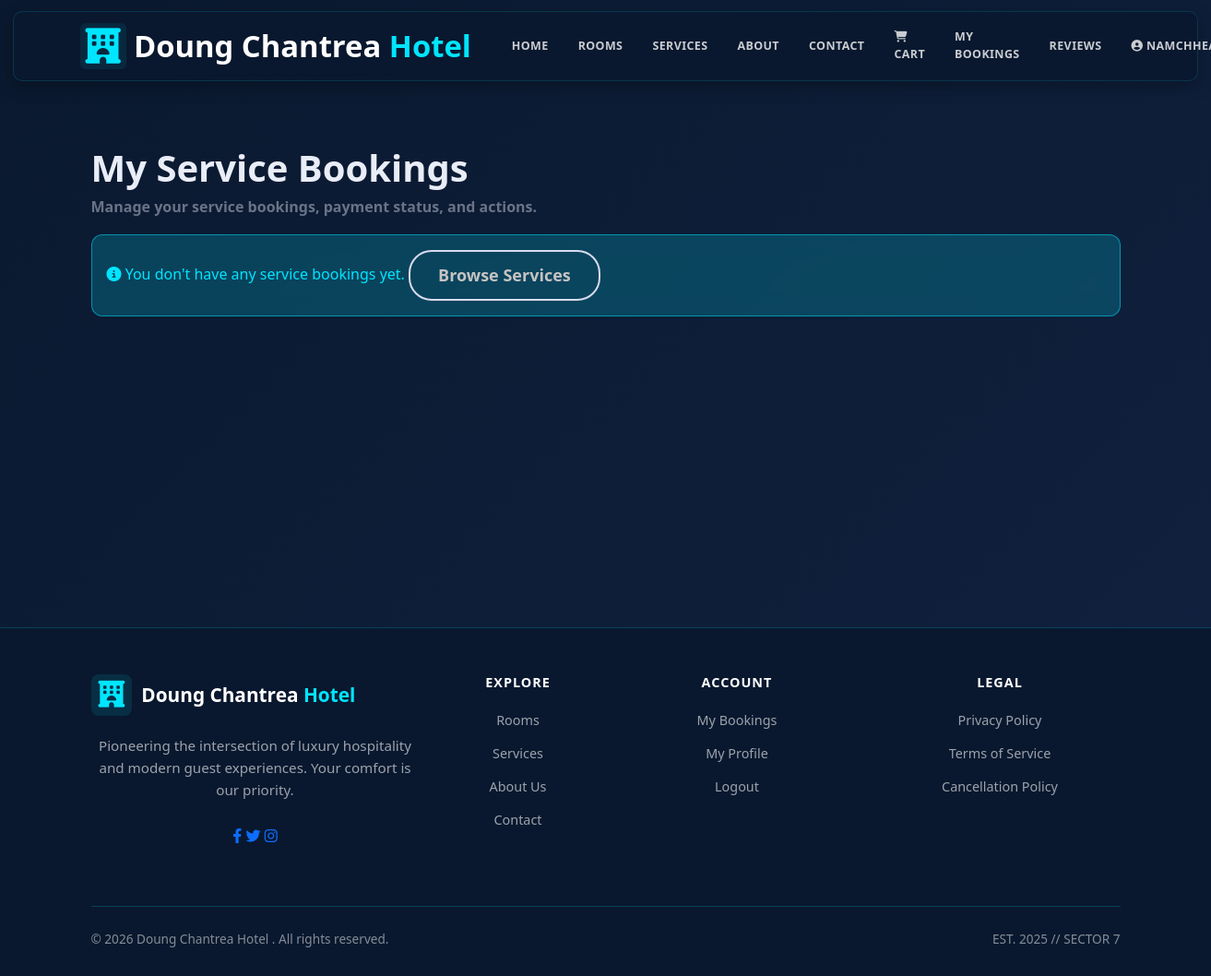
The page /my-service-bookings/ (signed in) on the database as committed earlier.
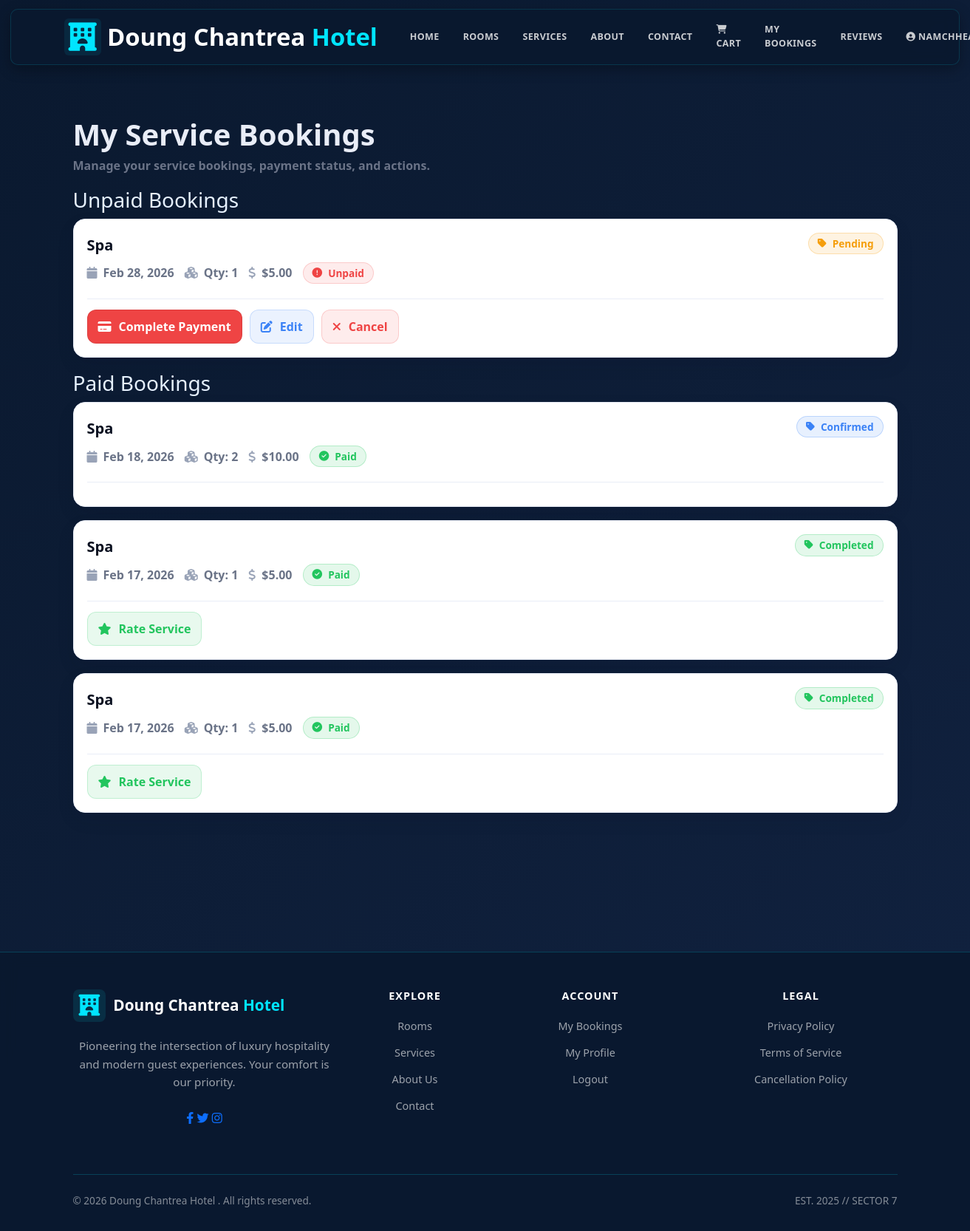
The same page on the database as committed later.
### hotel/models.py (models this page shows, shortened)
class ServiceBooking(models.Model):
    id = models.AutoField(primary_key=True)
    STATUS_CHOICES = [
        ('Pending', 'Pending'),
        ('Confirmed', 'Confirmed'),
        ('In Progress', 'In Progress'),
        ('Completed', 'Completed'),
        ('Cancelled', 'Cancelled'),
    ]
    user = models.ForeignKey(User, on_delete=models.CASCADE, related_name='service_bookings')
    service = models.ForeignKey(Service, on_delete=models.CASCADE, related_name='user_bookings')
    reservation = models.ForeignKey(Reservation, on_delete=models.SET_NULL, null=True, blank=True, related_name='service_bookings')
    booking_date = models.DateTimeField(auto_now_add=True)
    scheduled_date = models.DateTimeField()
    quantity = models.IntegerField(default=1, validators=[MinValueValidator(1)])
    total_price = models.DecimalField(max_digits=10, decimal_places=2, validators=[MinValueValidator(0)])
    status = models.CharField(max_length=20, choices=STATUS_CHOICES, default='Pending')
    notes = models.TextField(blank=True, null=True)
    class Meta:
        ordering = ['-booking_date']

class Service(models.Model):
    id = models.AutoField(primary_key=True)
    name = models.CharField(max_length=100)
    description = models.TextField()
    price = models.DecimalField(max_digits=10, decimal_places=2, validators=[MinValueValidator(0)])
    icon = models.CharField(max_length=100, blank=True, null=True, help_text="Font Awesome icon class")
    image = models.ImageField(upload_to='services/', blank=True, null=True)
    is_active = models.BooleanField(default=True)
    created_at = models.DateTimeField(default=timezone.now)
    provider = models.ForeignKey('Staff', on_delete=models.SET_NULL, null=True, blank=True, related_name='services_provided')
    class Meta:
        verbose_name_plural = "Services"
        ordering = ['-created_at']

### hotel/views.py (the view, shortened to what this page needs)
# urls.py: path('my-service-bookings/', views.my_service_bookings, name='my_service_bookings'),
@login_required(login_url='login')
@login_required(login_url='login')
def my_service_bookings(request):
    bookings = ServiceBooking.objects.filter(user=request.user).select_related('service', 'reservation').order_by('-booking_date')
    unpaid_bookings = []
    paid_bookings = []
    for booking in bookings:
        is_paid = False
        try:
            payment = booking.payment
            if payment and payment.payment_status == 'Completed':
                is_paid = True
        except Exception:
            is_paid = False
        if is_paid:
            paid_bookings.append(booking)
        else:
            unpaid_bookings.append(booking)
    context = {
        'bookings': bookings,
        'unpaid_bookings': unpaid_bookings,
        'paid_bookings': paid_bookings,
    }
    return render(request, 'hotel/html/my_service_bookings.html', context)

### hotel/template/hotel/html/my_service_bookings.html (shortened to what the changed rows need)
{% extends 'hotel/html/base.html' %}
{% load static %}
{% block content %}
<div class="container bookings-wrap">
  <div class="bookings-head">
    <h1>My Service Bookings</h1>
    <p>Manage your service bookings, payment status, and actions.</p>
  </div>
  {% if unpaid_bookings %}
    <h3>Unpaid Bookings</h3>
    {% for booking in unpaid_bookings %}
      <div class="booking-card">
        <div class="booking-inner">
          <div class="top-row">
            <div>
              <div class="booking-title">{{ booking.service.name }}</div>
              <div class="booking-meta">
                <span class="meta-item">
                  <i class="fas fa-calendar"></i>
                  {{ booking.scheduled_date|date:"M d, Y" }}
                </span>
                <span class="meta-item">
                  <i class="fas fa-cubes"></i>
                  Qty: {{ booking.quantity }}
                </span>
                <span class="meta-item">
                  <i class="fas fa-dollar-sign"></i>
                  ${{ booking.total_price }}
                </span>
                <span class="badge badge-pay unpaid">
                  <i class="fas fa-exclamation-circle"></i> Unpaid
                </span>
              </div>
            </div>
            <span class="badge badge-status
              {% if booking.status == 'Pending' %}pending
              {% elif booking.status == 'Confirmed' %}confirmed
              {% elif booking.status == 'Completed' %}completed
              {% else %}cancelled{% endif %}
            ">
              <i class="fas fa-tag"></i> {{ booking.status }}
            </span>
          </div>
          <div class="booking-actions">
            <a href="{% url 'service_payment' booking.id %}" class="btnx btn-pay">
              <i class="fas fa-credit-card"></i> Complete Payment
            </a>
            {% if booking.status == 'Pending' %}
              <button type="button" class="btnx btn-edit" data-bs-toggle="modal" data-bs-target="#editBookingModal{{ booking.id }}">
                <i class="fas fa-edit"></i> Edit
              </button>
            {% endif %}
            {% if booking.status != 'Cancelled' and booking.status != 'Completed' %}
              <form method="POST" action="{% url 'cancel_service_booking' booking.id %}" style="display: inline;">
                <button type="submit" class="btnx btn-danger" onclick="return confirm('Are you sure you want to cancel this booking?');">
                  <i class="fas fa-times"></i> Cancel
                </button>
              </form>
            {% endif %}
          </div>
        </div>
      </div>
    {% endfor %}
  {% endif %}
  {% if paid_bookings %}
    <h3>Paid Bookings</h3>
    {% for booking in paid_bookings %}
      <div class="booking-card">
        <div class="booking-inner">
          <div class="top-row">
            <div>
              <div class="booking-title">{{ booking.service.name }}</div>
              <div class="booking-meta">
                <span class="meta-item">
                  <i class="fas fa-calendar"></i>
                  {{ booking.scheduled_date|date:"M d, Y" }}
                </span>
                <span class="meta-item">
                  <i class="fas fa-cubes"></i>
                  Qty: {{ booking.quantity }}
                </span>
                <span class="meta-item">
                  <i class="fas fa-dollar-sign"></i>
                  ${{ booking.total_price }}
                </span>
                <span class="badge badge-pay paid">
                  <i class="fas fa-check-circle"></i> Paid
                </span>
              </div>
            </div>
            <span class="badge badge-status
              {% if booking.status == 'Pending' %}pending
              {% elif booking.status == 'Confirmed' %}confirmed
              {% elif booking.status == 'Completed' %}completed
              {% else %}cancelled{% endif %}
            ">
              <i class="fas fa-tag"></i> {{ booking.status }}
            </span>
          </div>
          <div class="booking-actions">
            {% if booking.status == 'Completed' %}
              <a href="{% url 'rate_service' booking.service.id %}" class="btnx btn-rate">
                <i class="fas fa-star"></i> Rate Service
              </a>
            {% endif %}
          </div>
        </div>
      </div>
    {% endfor %}
  {% endif %}
  {% if not unpaid_bookings and not paid_bookings %}
    <div class="alert alert-info">
      <i class="fas fa-info-circle"></i> You don't have any service bookings yet.
      <a href="{% url 'service' %}" class="btn btn-sm btn-primary">Browse Services</a>
    </div>
  {% endif %}
</div>
{% endblock %}

Rows that differ between the two databases and show on the page:
added ServiceBooking: service.name "Spa", scheduled_date "Feb 28, 2026", quantity "1", total_price "5.00", status "Pending", shows "Cancel", shown under "Unpaid Bookings"
added ServiceBooking: service.name "Spa", scheduled_date "Feb 18, 2026", quantity "2", total_price "10.00", status "Confirmed", shown under "Paid Bookings"
added ServiceBooking: service.name "Spa", scheduled_date "Feb 17, 2026", quantity "1", total_price "5.00", status "Completed", shows "Rate Service", shown under "Paid Bookings"
added ServiceBooking: service.name "Spa", scheduled_date "Feb 17, 2026", quantity "1", total_price "5.00", status "Completed", shows "Rate Service", shown under "Paid Bookings"
Other text that changed with them:
text no longer shown: "You don't have any service bookings yet. Browse Services"
text now shown: "Unpaid Bookings Paid Bookings"
